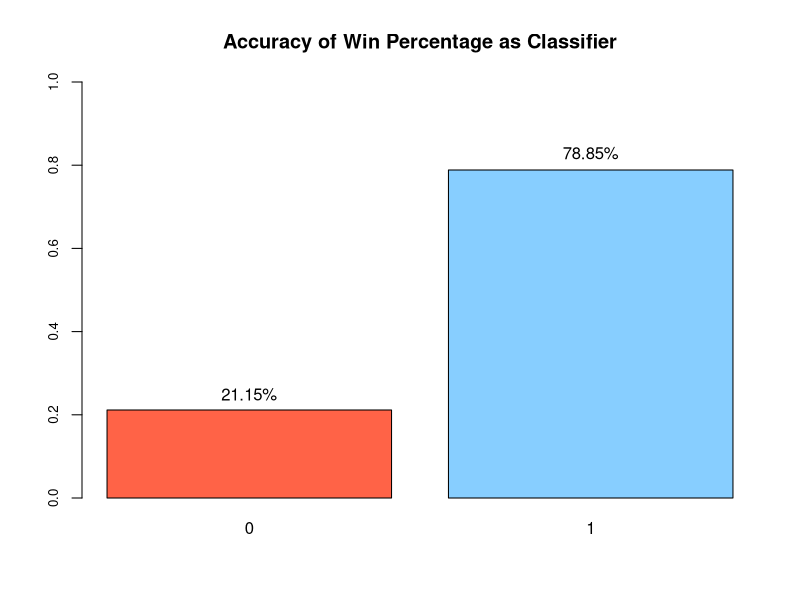
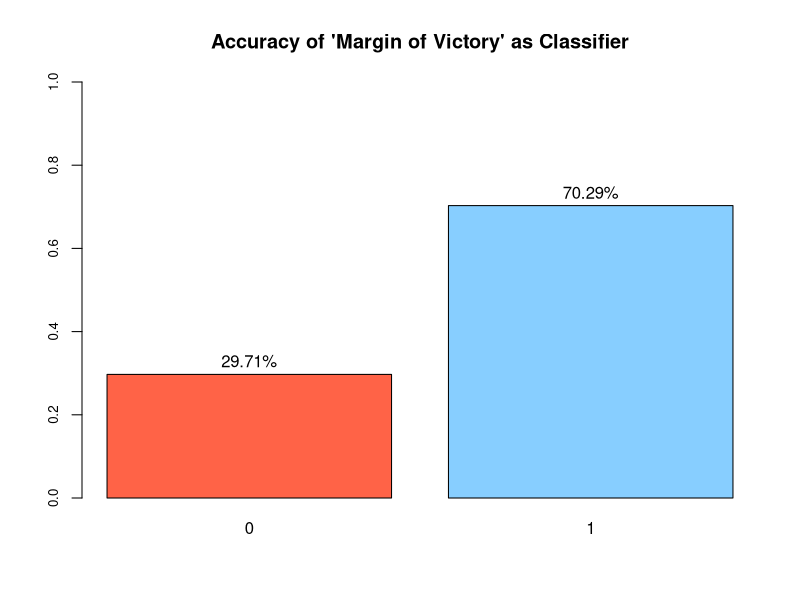
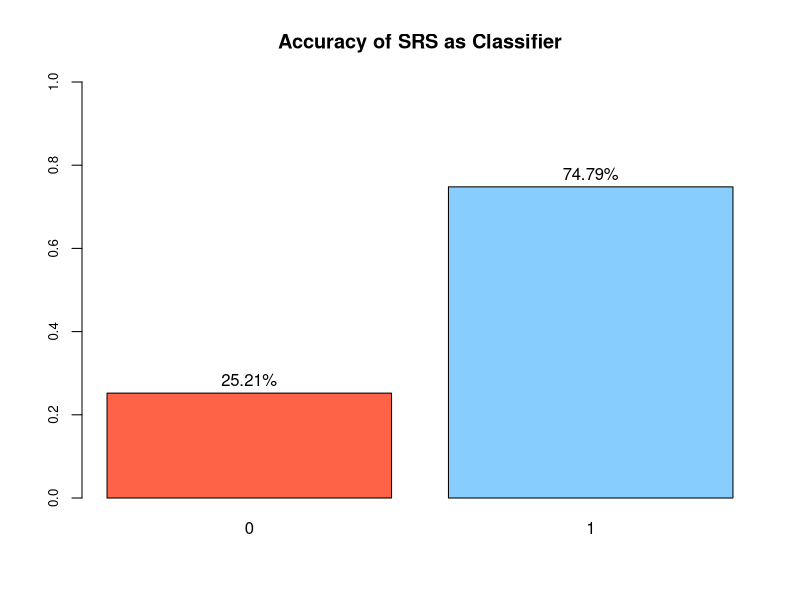

R code for these plots, in order: (Note: this script raises an error after producing the figures.)
#load data sets. All data found on http://www.sports-reference.com/cfb/
Win <- read.csv("Data.csv")
Ratings <-read.csv("Ratings.csv")
WinPct <- read.csv("WinPct.csv")
ValData <- read.csv("TableFormat2.csv")

#load necessary packages
library(caret)
library(e1071)

#change column names to match one another. This is done just for simplicity's sake
colnames(Win)[2] <- "School"

#view data frames
head(Ratings)
head(WinPct)
head(Win)

#merge data frames into a single set
newData <- merge(Win, WinPct, c("Year", "School"))
newData2 <- merge(newData, Ratings, c("Year", "School"))
newData3 <- merge(newData2, WinPct, by.x = c("Year", "Opponent"), by.y = c("Year", "School"))
newData4 <- merge(newData3, Ratings, by.x = c("Year", "Opponent"), by.y = c("Year", "School"))
head(newData4)

#rearrange variables to complete new data frame for use in analysis
ColData <- newData4[c(1,3,2,4,5,6,7,8,9,10,11,12,13,14)]
Margin.x <- ColData[6]-ColData[7]
Margin.y <- ColData[11]-ColData[12]
ColData[15] <- Margin.x
ColData[16] <- Margin.y
colnames(ColData)[c(15,16)] <- c("Margin.x", "Margin.y")
ColData <- ColData[c(1,2,3,4,5,15,8,9,10,16,13,14)]
head(ColData)

#evaluating individual predictors: 
#first variable: win% (ties are not counted in this case)
winindex <- which(ColData$WinPct.x > ColData$WinPct.y)
test <- ColData[winindex,]
barplot(table(test$Win == 1)/nrow(test),col=c("tomato1", "skyblue1"), ylim = c(0,1), names.arg = c("0", "1"), main = "Accuracy of Win Percentage as Classifier", family = "Helvetica", cex.axis = 0.8)
text(.7, 0.25,sprintf("%.2f%%", 100*(table(test$Win == 1)/nrow(test))[1]))
text(1.9, 0.83, sprintf("%.2f%%", 100*(table(test$Win == 1)/nrow(test))[2]))

#second variable: avg. margin of victory
marginindex <- which(ColData$Margin.x > ColData$Margin.y)
test2 <- ColData[marginindex,]
barplot(table(test2$Win == 1)/nrow(test2),col=c("tomato1", "skyblue1"), ylim = c(0,1), names.arg = c("0", "1"), main = "Accuracy of 'Margin of Victory' as Classifier", family = "Helvetica", cex.axis = 0.8)
text(.7, 0.33,sprintf("%.2f%%", 100*(table(test2$Win == 1)/nrow(test2))[1]))
text(1.9, 0.735, sprintf("%.2f%%", 100*(table(test2$Win == 1)/nrow(test2))[2]))

#third variable: total SRS (sum of team's offensive and defensive SRS)
SRSindex <- which((ColData$OSRS.x+ColData$DSRS.x) > (ColData$OSRS.y+ColData$DSRS.y))
test3 <- ColData[SRSindex,]
barplot(table(test3$Win == 1)/nrow(test3),col=c("tomato1", "skyblue1"), ylim = c(0,1), names.arg = c("0", "1"), main = "Accuracy of SRS as Classifier", family = "Helvetica", cex.axis = 0.8)
text(.7, 0.285,sprintf("%.2f%%", 100*(table(test3$Win == 1)/nrow(test3))[1]))
text(1.9, 0.78, sprintf("%.2f%%", 100*(table(test3$Win == 1)/nrow(test3))[2]))

#train and test set
set <- which(ColData$Year == '2012' | ColData$Year == '2013')
testset <- ColData[set,]
trainset <-ColData[-set,]
dim(trainset)
dim(testset)

#build model
mod <- train(Win~WinPct.x+Margin.x+OSRS.x+DSRS.x+WinPct.y+Margin.y+OSRS.y+DSRS.y, method = 'glm', family = binomial, data = trainset)
finmod <- mod$finalModel
print(finmod)
exp(coef(finmod))

#predict (1 if prob > .5, 0 if prob < .5)
output <- predict(mod, newdata = testset)
pred <- rep(0,length(output))
pred[output>=0.5] <- 1

confusionMatrix(pred,testset$Win)

#run validation data through model to get final probabilities
finaltest <-predict(mod, newdata= ValData)
finaltest

#populate ValData Win%
for (i in 1:6) {
  ValData$Win[i] = finaltest[i]
}